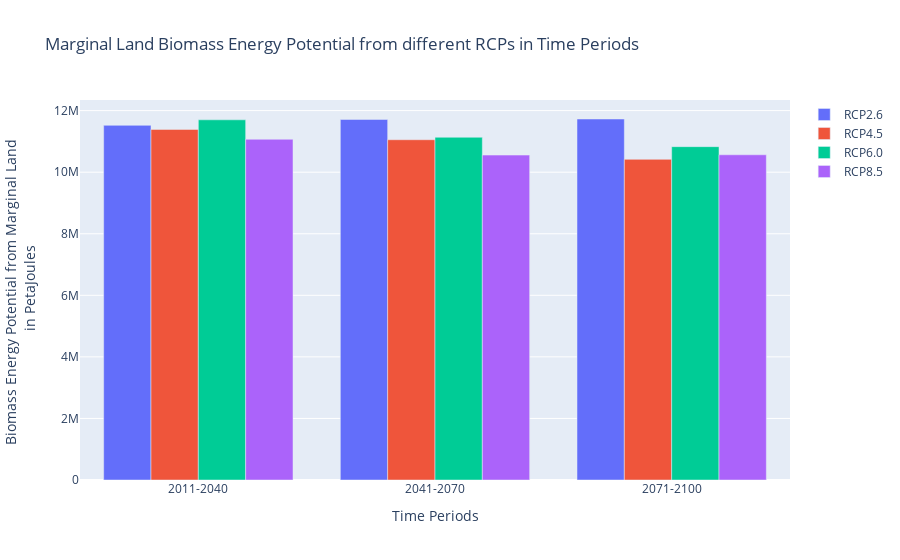

Notebook cell for this chart:
### Markdown cell above
### Marginal Land Data

### Code cell
import ipywidgets as widgets
from IPython.display import display, clear_output

# Create a button to run the code
run_button = widgets.Button(description='Run')

# Create a button to download xarrays as NetCDF4
download_nc_button = widgets.Button(description='Download NetCDF4')

# Create dropdown widgets for RCP and time period
rcp_dropdown = widgets.Dropdown(options=['RCP2.6', 'RCP4.5', 'RCP6.0', 'RCP8.5'], value='RCP2.6', description='RCP:')
time_period_dropdown = widgets.Dropdown(options=['2011-2040', '2041-2070', '2071-2100'], value='2011-2040', description='Time Period:')

# Function to run the code on button click
def on_run_button_click(button):
    clear_output(wait=True)  # Clear the output area before running the code
    global fig_marg, xarrays_marg , final_potentials_marg
    fig_marg, xarrays_marg , final_potentials_marg = graph_plotter_marginal(shapefile=geography, climate_model=selected_climate_model,
                                          water_supply_future=selected_water_supply, input_level=selected_input_level)
    
    
    # Display the dropdowns after the graph is loaded
    display(rcp_dropdown)
    display(time_period_dropdown)
    
    # Display the "Download NetCDF4" button after the graph is loaded
    display(download_nc_button)

# Attach the on_run_button_click function to the button's 'on_click' event
run_button.on_click(on_run_button_click)

# Function to download xarrays as NetCDF4 on button click
def on_download_nc_button_click(button):
    if xarrays_marg:
        # Get the selected RCP and time period from the dropdowns
        selected_rcp = rcp_dropdown.value
        selected_time_period = time_period_dropdown.value

        try:
            # Access the selected xarray using the selected RCP and time period
            selected_xarray = xarrays_marg[(selected_rcp, selected_time_period)]
            selected_final_potentials = final_potentials_marg[(selected_rcp, selected_time_period)]
            
            # Drop the first dimension from selected_final_potentials and select the coords and dims
            coords = {'latitude': selected_xarray['latitude'], 'longitude': selected_xarray['longitude']}
            selected_final_potentials = selected_final_potentials[0]
            
           # Create a new xarray dataset with the same dimensions and coordinates
            xarray_final_potentials= xr.DataArray(data=selected_final_potentials, dims=('y', 'x'), coords=coords , name='final_energy_potential')

            # Save the selected xarray as a NetCDF4 file
            selected_xarray.to_netcdf(f'{selected_country}_{selected_province}_{selected_rcp}_{selected_time_period}_marginal_land_data.nc')
            
            # Save the new xarray dataset as a NetCDF4 file
            xarray_final_potentials.to_netcdf(f'{selected_country}_{selected_province}_{selected_rcp}_{selected_time_period}_marginal_land_final_energy_potential_data.nc', 'w')
            
        except Exception as e:
            print(f'Error creating dataset: {e}')
    else:
        print('No xarrays available. Please run the code first.')

# Attach the on_download_nc_button_click function to the button's 'on_click' event
download_nc_button.on_click(on_download_nc_button_click)

# Display the "Run" button initially
display(run_button)

### Figure 1 — Plotly figure (JSON) as saved in the notebook; plotly's stock layout.template omitted (floating-point values rounded to 4 significant figures)
{"data": [{"name": "RCP2.6", "type": "bar", "x": ["2011-2040", "2041-2070", "2071-2100"], "y": [11520000.0, 11710000.0, 11730000.0]}, {"name": "RCP4.5", "type": "bar", "x": ["2011-2040", "2041-2070", "2071-2100"], "y": [11390000.0, 11050000.0, 10420000.0]}, {"name": "RCP6.0", "type": "bar", "x": ["2011-2040", "2041-2070", "2071-2100"], "y": [11700000.0, 11130000.0, 10830000.0]}, {"name": "RCP8.5", "type": "bar", "x": ["2011-2040", "2041-2070", "2071-2100"], "y": [11070000.0, 10560000.0, 10570000.0]}], "layout": {"autosize": true, "barmode": "group", "title": {"text": "Marginal Land Biomass Energy Potential from different RCPs in Time Periods"}, "xaxis": {"autorange": true, "range": [-0.5, 2.5], "title": {"text": "Time Periods"}, "type": "category"}, "yaxis": {"autorange": true, "range": [0, 12350000.0], "title": {"text": "Biomass Energy Potential from Marginal Land <br> in PetaJoules"}, "type": "linear"}}}
